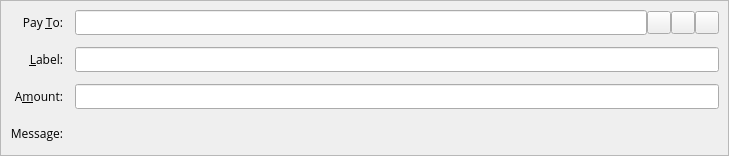
<?xml version="1.0" encoding="UTF-8"?>
<ui version="4.0">
 <class>SendCoinsEntry</class>
 <widget class="QStackedWidget" name="SendCoinsEntry">
  <property name="geometry">
   <rect>
    <x>0</x>
    <y>0</y>
    <width>729</width>
    <height>156</height>
   </rect>
  </property>
  <property name="focusPolicy">
   <enum>Qt::TabFocus</enum>
  </property>
  <property name="autoFillBackground">
   <bool>false</bool>
  </property>
  <widget class="QFrame" name="SendCoins">
   <property name="toolTip">
    <string>This is a normal payment.</string>
   </property>
   <property name="frameShape">
    <enum>QFrame::StyledPanel</enum>
   </property>
   <property name="frameShadow">
    <enum>QFrame::Sunken</enum>
   </property>
   <layout class="QGridLayout" name="gridLayout">
    <property name="spacing">
     <number>12</number>
    </property>
    <item row="0" column="0">
     <widget class="QLabel" name="payToLabel">
      <property name="font">
       <font>
        <family>Open Sans</family>
       </font>
      </property>
      <property name="text">
       <string>Pay &amp;To:</string>
      </property>
      <property name="alignment">
       <set>Qt::AlignRight|Qt::AlignTrailing|Qt::AlignVCenter</set>
      </property>
      <property name="buddy">
       <cstring>payTo</cstring>
      </property>
     </widget>
    </item>
    <item row="0" column="1">
     <layout class="QHBoxLayout" name="payToLayout">
      <property name="spacing">
       <number>0</number>
      </property>
      <item>
       <widget class="QValidatedLineEdit" name="payTo">
        <property name="font">
         <font>
          <family>Open Sans</family>
         </font>
        </property>
        <property name="toolTip">
         <string>The CANNABITS address to send the payment to</string>
        </property>
       </widget>
      </item>
      <item>
       <widget class="QToolButton" name="addressBookButton">
        <property name="font">
         <font>
          <family>Open Sans</family>
         </font>
        </property>
        <property name="toolTip">
         <string>Choose previously used address</string>
        </property>
        <property name="text">
         <string/>
        </property>
        <property name="icon">
         <iconset resource="../cannabits.qrc">
          <normaloff>:/icons/address-book</normaloff>:/icons/address-book</iconset>
        </property>
        <property name="shortcut">
         <string>Alt+A</string>
        </property>
       </widget>
      </item>
      <item>
       <widget class="QToolButton" name="pasteButton">
        <property name="font">
         <font>
          <family>Open Sans</family>
         </font>
        </property>
        <property name="toolTip">
         <string>Paste address from clipboard</string>
        </property>
        <property name="text">
         <string/>
        </property>
        <property name="icon">
         <iconset resource="../cannabits.qrc">
          <normaloff>:/icons/editpaste</normaloff>:/icons/editpaste</iconset>
        </property>
        <property name="shortcut">
         <string>Alt+P</string>
        </property>
       </widget>
      </item>
      <item>
       <widget class="QToolButton" name="deleteButton">
        <property name="font">
         <font>
          <family>Open Sans</family>
         </font>
        </property>
        <property name="toolTip">
         <string>Remove this entry</string>
        </property>
        <property name="text">
         <string/>
        </property>
        <property name="icon">
         <iconset resource="../cannabits.qrc">
          <normaloff>:/icons/remove</normaloff>:/icons/remove</iconset>
        </property>
       </widget>
      </item>
     </layout>
    </item>
    <item row="1" column="0">
     <widget class="QLabel" name="labelLabel">
      <property name="font">
       <font>
        <family>Open Sans</family>
       </font>
      </property>
      <property name="text">
       <string>&amp;Label:</string>
      </property>
      <property name="alignment">
       <set>Qt::AlignRight|Qt::AlignTrailing|Qt::AlignVCenter</set>
      </property>
      <property name="buddy">
       <cstring>addAsLabel</cstring>
      </property>
     </widget>
    </item>
    <item row="1" column="1">
     <widget class="QLineEdit" name="addAsLabel">
      <property name="font">
       <font>
        <family>Open Sans</family>
       </font>
      </property>
      <property name="toolTip">
       <string>Enter a label for this address to add it to the list of used addresses</string>
      </property>
     </widget>
    </item>
    <item row="2" column="0">
     <widget class="QLabel" name="amountLabel">
      <property name="font">
       <font>
        <family>Open Sans</family>
       </font>
      </property>
      <property name="text">
       <string>A&amp;mount:</string>
      </property>
      <property name="alignment">
       <set>Qt::AlignRight|Qt::AlignTrailing|Qt::AlignVCenter</set>
      </property>
      <property name="buddy">
       <cstring>payAmount</cstring>
      </property>
     </widget>
    </item>
    <item row="2" column="1">
     <widget class="BitcoinAmountField" name="payAmount">
      <property name="font">
       <font>
        <family>Open Sans</family>
       </font>
      </property>
     </widget>
    </item>
    <item row="3" column="0">
     <widget class="QLabel" name="messageLabel">
      <property name="font">
       <font>
        <family>Open Sans</family>
       </font>
      </property>
      <property name="text">
       <string>Message:</string>
      </property>
      <property name="alignment">
       <set>Qt::AlignRight|Qt::AlignTrailing|Qt::AlignVCenter</set>
      </property>
     </widget>
    </item>
    <item row="3" column="1">
     <widget class="QLabel" name="messageTextLabel">
      <property name="font">
       <font>
        <family>Open Sans</family>
       </font>
      </property>
      <property name="toolTip">
       <string>A message that was attached to the CANNABITS: URI which will be stored with the transaction for your reference. Note: This message will not be sent over the CANNABITS network.</string>
      </property>
      <property name="textFormat">
       <enum>Qt::PlainText</enum>
      </property>
     </widget>
    </item>
   </layout>
  </widget>
  <widget class="QFrame" name="SendCoins_InsecurePaymentRequest">
   <property name="palette">
    <palette>
     <active>
      <colorrole role="WindowText">
       <brush brushstyle="SolidPattern">
        <color alpha="255">
         <red>0</red>
         <green>0</green>
         <blue>0</blue>
        </color>
       </brush>
      </colorrole>
      <colorrole role="Button">
       <brush brushstyle="SolidPattern">
        <color alpha="255">
         <red>255</red>
         <green>255</green>
         <blue>127</blue>
        </color>
       </brush>
      </colorrole>
      <colorrole role="Light">
       <brush brushstyle="SolidPattern">
        <color alpha="255">
         <red>255</red>
         <green>255</green>
         <blue>255</blue>
        </color>
       </brush>
      </colorrole>
      <colorrole role="Midlight">
       <brush brushstyle="SolidPattern">
        <color alpha="255">
         <red>255</red>
         <green>255</green>
         <blue>191</blue>
        </color>
       </brush>
      </colorrole>
      <colorrole role="Dark">
       <brush brushstyle="SolidPattern">
        <color alpha="255">
         <red>127</red>
         <green>127</green>
         <blue>63</blue>
        </color>
       </brush>
      </colorrole>
      <colorrole role="Mid">
       <brush brushstyle="SolidPattern">
        <color alpha="255">
         <red>170</red>
         <green>170</green>
         <blue>84</blue>
        </color>
       </brush>
      </colorrole>
      <colorrole role="Text">
       <brush brushstyle="SolidPattern">
        <color alpha="255">
         <red>0</red>
         <green>0</green>
         <blue>0</blue>
        </color>
       </brush>
      </colorrole>
      <colorrole role="BrightText">
       <brush brushstyle="SolidPattern">
        <color alpha="255">
         <red>255</red>
         <green>255</green>
         <blue>255</blue>
        </color>
       </brush>
      </colorrole>
      <colorrole role="ButtonText">
       <brush brushstyle="SolidPattern">
        <color alpha="255">
         <red>0</red>
         <green>0</green>
         <blue>0</blue>
        </color>
       </brush>
      </colorrole>
      <colorrole role="Base">
       <brush brushstyle="SolidPattern">
        <color alpha="255">
         <red>255</red>
         <green>255</green>
         <blue>255</blue>
        </color>
       </brush>
      </colorrole>
      <colorrole role="Window">
       <brush brushstyle="SolidPattern">
        <color alpha="255">
         <red>255</red>
         <green>255</green>
         <blue>127</blue>
        </color>
       </brush>
      </colorrole>
      <colorrole role="Shadow">
       <brush brushstyle="SolidPattern">
        <color alpha="255">
         <red>0</red>
         <green>0</green>
         <blue>0</blue>
        </color>
       </brush>
      </colorrole>
      <colorrole role="AlternateBase">
       <brush brushstyle="SolidPattern">
        <color alpha="255">
         <red>255</red>
         <green>255</green>
         <blue>191</blue>
        </color>
       </brush>
      </colorrole>
      <colorrole role="ToolTipBase">
       <brush brushstyle="SolidPattern">
        <color alpha="255">
         <red>255</red>
         <green>255</green>
         <blue>220</blue>
        </color>
       </brush>
      </colorrole>
      <colorrole role="ToolTipText">
       <brush brushstyle="SolidPattern">
        <color alpha="255">
         <red>0</red>
         <green>0</green>
         <blue>0</blue>
        </color>
       </brush>
      </colorrole>
     </active>
     <inactive>
      <colorrole role="WindowText">
       <brush brushstyle="SolidPattern">
        <color alpha="255">
         <red>0</red>
         <green>0</green>
         <blue>0</blue>
        </color>
       </brush>
      </colorrole>
      <colorrole role="Button">
       <brush brushstyle="SolidPattern">
        <color alpha="255">
         <red>255</red>
         <green>255</green>
         <blue>127</blue>
        </color>
       </brush>
      </colorrole>
      <colorrole role="Light">
       <brush brushstyle="SolidPattern">
        <color alpha="255">
         <red>255</red>
         <green>255</green>
         <blue>255</blue>
        </color>
       </brush>
      </colorrole>
      <colorrole role="Midlight">
       <brush brushstyle="SolidPattern">
        <color alpha="255">
         <red>255</red>
         <green>255</green>
         <blue>191</blue>
        </color>
       </brush>
      </colorrole>
      <colorrole role="Dark">
       <brush brushstyle="SolidPattern">
        <color alpha="255">
         <red>127</red>
         <green>127</green>
         <blue>63</blue>
        </color>
       </brush>
      </colorrole>
      <colorrole role="Mid">
       <brush brushstyle="SolidPattern">
        <color alpha="255">
         <red>170</red>
         <green>170</green>
         <blue>84</blue>
        </color>
       </brush>
      </colorrole>
      <colorrole role="Text">
       <brush brushstyle="SolidPattern">
        <color alpha="255">
         <red>0</red>
         <green>0</green>
         <blue>0</blue>
        </color>
       </brush>
      </colorrole>
      <colorrole role="BrightText">
       <brush brushstyle="SolidPattern">
        <color alpha="255">
         <red>255</red>
         <green>255</green>
         <blue>255</blue>
        </color>
       </brush>
      </colorrole>
      <colorrole role="ButtonText">
       <brush brushstyle="SolidPattern">
        <color alpha="255">
         <red>0</red>
         <green>0</green>
         <blue>0</blue>
        </color>
       </brush>
      </colorrole>
      <colorrole role="Base">
       <brush brushstyle="SolidPattern">
        <color alpha="255">
         <red>255</red>
         <green>255</green>
         <blue>255</blue>
        </color>
       </brush>
      </colorrole>
      <colorrole role="Window">
       <brush brushstyle="SolidPattern">
        <color alpha="255">
         <red>255</red>
         <green>255</green>
         <blue>127</blue>
        </color>
       </brush>
      </colorrole>
      <colorrole role="Shadow">
       <brush brushstyle="SolidPattern">
        <color alpha="255">
         <red>0</red>
         <green>0</green>
         <blue>0</blue>
        </color>
       </brush>
      </colorrole>
      <colorrole role="AlternateBase">
       <brush brushstyle="SolidPattern">
        <color alpha="255">
         <red>255</red>
         <green>255</green>
         <blue>191</blue>
        </color>
       </brush>
      </colorrole>
      <colorrole role="ToolTipBase">
       <brush brushstyle="SolidPattern">
        <color alpha="255">
         <red>255</red>
         <green>255</green>
         <blue>220</blue>
        </color>
       </brush>
      </colorrole>
      <colorrole role="ToolTipText">
       <brush brushstyle="SolidPattern">
        <color alpha="255">
         <red>0</red>
         <green>0</green>
         <blue>0</blue>
        </color>
       </brush>
      </colorrole>
     </inactive>
     <disabled>
      <colorrole role="WindowText">
       <brush brushstyle="SolidPattern">
        <color alpha="255">
         <red>127</red>
         <green>127</green>
         <blue>63</blue>
        </color>
       </brush>
      </colorrole>
      <colorrole role="Button">
       <brush brushstyle="SolidPattern">
        <color alpha="255">
         <red>255</red>
         <green>255</green>
         <blue>127</blue>
        </color>
       </brush>
      </colorrole>
      <colorrole role="Light">
       <brush brushstyle="SolidPattern">
        <color alpha="255">
         <red>255</red>
         <green>255</green>
         <blue>255</blue>
        </color>
       </brush>
      </colorrole>
      <colorrole role="Midlight">
       <brush brushstyle="SolidPattern">
        <color alpha="255">
         <red>255</red>
         <green>255</green>
         <blue>191</blue>
        </color>
       </brush>
      </colorrole>
      <colorrole role="Dark">
       <brush brushstyle="SolidPattern">
        <color alpha="255">
         <red>127</red>
         <green>127</green>
         <blue>63</blue>
        </color>
       </brush>
      </colorrole>
      <colorrole role="Mid">
       <brush brushstyle="SolidPattern">
        <color alpha="255">
         <red>170</red>
         <green>170</green>
         <blue>84</blue>
        </color>
       </brush>
      </colorrole>
      <colorrole role="Text">
       <brush brushstyle="SolidPattern">
        <color alpha="255">
         <red>127</red>
         <green>127</green>
         <blue>63</blue>
        </color>
       </brush>
      </colorrole>
      <colorrole role="BrightText">
       <brush brushstyle="SolidPattern">
        <color alpha="255">
         <red>255</red>
         <green>255</green>
         <blue>255</blue>
        </color>
       </brush>
      </colorrole>
      <colorrole role="ButtonText">
       <brush brushstyle="SolidPattern">
        <color alpha="255">
         <red>127</red>
         <green>127</green>
         <blue>63</blue>
        </color>
       </brush>
      </colorrole>
      <colorrole role="Base">
       <brush brushstyle="SolidPattern">
        <color alpha="255">
         <red>255</red>
         <green>255</green>
         <blue>127</blue>
        </color>
       </brush>
      </colorrole>
      <colorrole role="Window">
       <brush brushstyle="SolidPattern">
        <color alpha="255">
         <red>255</red>
         <green>255</green>
         <blue>127</blue>
        </color>
       </brush>
      </colorrole>
      <colorrole role="Shadow">
       <brush brushstyle="SolidPattern">
        <color alpha="255">
         <red>0</red>
         <green>0</green>
         <blue>0</blue>
        </color>
       </brush>
      </colorrole>
      <colorrole role="AlternateBase">
       <brush brushstyle="SolidPattern">
        <color alpha="255">
         <red>255</red>
         <green>255</green>
         <blue>127</blue>
        </color>
       </brush>
      </colorrole>
      <colorrole role="ToolTipBase">
       <brush brushstyle="SolidPattern">
        <color alpha="255">
         <red>255</red>
         <green>255</green>
         <blue>220</blue>
        </color>
       </brush>
      </colorrole>
      <colorrole role="ToolTipText">
       <brush brushstyle="SolidPattern">
        <color alpha="255">
         <red>0</red>
         <green>0</green>
         <blue>0</blue>
        </color>
       </brush>
      </colorrole>
     </disabled>
    </palette>
   </property>
   <property name="toolTip">
    <string>This is an unverified payment request.</string>
   </property>
   <property name="autoFillBackground">
    <bool>true</bool>
   </property>
   <property name="frameShape">
    <enum>QFrame::StyledPanel</enum>
   </property>
   <property name="frameShadow">
    <enum>QFrame::Sunken</enum>
   </property>
   <layout class="QGridLayout" name="gridLayout_is">
    <property name="spacing">
     <number>12</number>
    </property>
    <item row="0" column="0">
     <widget class="QLabel" name="payToLabel_is">
      <property name="text">
       <string>Pay To:</string>
      </property>
      <property name="alignment">
       <set>Qt::AlignRight|Qt::AlignTrailing|Qt::AlignVCenter</set>
      </property>
     </widget>
    </item>
    <item row="0" column="1">
     <layout class="QHBoxLayout" name="payToLayout_is">
      <property name="spacing">
       <number>0</number>
      </property>
      <item>
       <widget class="QLabel" name="payTo_is"/>
      </item>
      <item>
       <widget class="QToolButton" name="deleteButton_is">
        <property name="toolTip">
         <string>Remove this entry</string>
        </property>
        <property name="text">
         <string/>
        </property>
        <property name="icon">
         <iconset resource="../cannabits.qrc">
          <normaloff>:/icons/remove</normaloff>:/icons/remove</iconset>
        </property>
       </widget>
      </item>
     </layout>
    </item>
    <item row="1" column="0">
     <widget class="QLabel" name="memoLabel_is">
      <property name="text">
       <string>Memo:</string>
      </property>
      <property name="alignment">
       <set>Qt::AlignRight|Qt::AlignTrailing|Qt::AlignVCenter</set>
      </property>
     </widget>
    </item>
    <item row="1" column="1">
     <widget class="QLabel" name="memoTextLabel_is">
      <property name="textFormat">
       <enum>Qt::PlainText</enum>
      </property>
     </widget>
    </item>
    <item row="2" column="0">
     <widget class="QLabel" name="amountLabel_is">
      <property name="text">
       <string>A&amp;mount:</string>
      </property>
      <property name="alignment">
       <set>Qt::AlignRight|Qt::AlignTrailing|Qt::AlignVCenter</set>
      </property>
      <property name="buddy">
       <cstring>payAmount_is</cstring>
      </property>
     </widget>
    </item>
    <item row="2" column="1">
     <widget class="BitcoinAmountField" name="payAmount_is">
      <property name="acceptDrops">
       <bool>false</bool>
      </property>
     </widget>
    </item>
   </layout>
  </widget>
  <widget class="QFrame" name="SendCoins_SecurePaymentRequest">
   <property name="palette">
    <palette>
     <active>
      <colorrole role="WindowText">
       <brush brushstyle="SolidPattern">
        <color alpha="255">
         <red>0</red>
         <green>0</green>
         <blue>0</blue>
        </color>
       </brush>
      </colorrole>
      <colorrole role="Button">
       <brush brushstyle="SolidPattern">
        <color alpha="255">
         <red>140</red>
         <green>232</green>
         <blue>119</blue>
        </color>
       </brush>
      </colorrole>
      <colorrole role="Light">
       <brush brushstyle="SolidPattern">
        <color alpha="255">
         <red>230</red>
         <green>255</green>
         <blue>224</blue>
        </color>
       </brush>
      </colorrole>
      <colorrole role="Midlight">
       <brush brushstyle="SolidPattern">
        <color alpha="255">
         <red>185</red>
         <green>243</green>
         <blue>171</blue>
        </color>
       </brush>
      </colorrole>
      <colorrole role="Dark">
       <brush brushstyle="SolidPattern">
        <color alpha="255">
         <red>70</red>
         <green>116</green>
         <blue>59</blue>
        </color>
       </brush>
      </colorrole>
      <colorrole role="Mid">
       <brush brushstyle="SolidPattern">
        <color alpha="255">
         <red>93</red>
         <green>155</green>
         <blue>79</blue>
        </color>
       </brush>
      </colorrole>
      <colorrole role="Text">
       <brush brushstyle="SolidPattern">
        <color alpha="255">
         <red>0</red>
         <green>0</green>
         <blue>0</blue>
        </color>
       </brush>
      </colorrole>
      <colorrole role="BrightText">
       <brush brushstyle="SolidPattern">
        <color alpha="255">
         <red>155</red>
         <green>255</green>
         <blue>147</blue>
        </color>
       </brush>
      </colorrole>
      <colorrole role="ButtonText">
       <brush brushstyle="SolidPattern">
        <color alpha="255">
         <red>0</red>
         <green>0</green>
         <blue>0</blue>
        </color>
       </brush>
      </colorrole>
      <colorrole role="Base">
       <brush brushstyle="SolidPattern">
        <color alpha="255">
         <red>119</red>
         <green>255</green>
         <blue>233</blue>
        </color>
       </brush>
      </colorrole>
      <colorrole role="Window">
       <brush brushstyle="SolidPattern">
        <color alpha="255">
         <red>140</red>
         <green>232</green>
         <blue>119</blue>
        </color>
       </brush>
      </colorrole>
      <colorrole role="Shadow">
       <brush brushstyle="SolidPattern">
        <color alpha="255">
         <red>0</red>
         <green>0</green>
         <blue>0</blue>
        </color>
       </brush>
      </colorrole>
      <colorrole role="AlternateBase">
       <brush brushstyle="SolidPattern">
        <color alpha="255">
         <red>197</red>
         <green>243</green>
         <blue>187</blue>
        </color>
       </brush>
      </colorrole>
      <colorrole role="NoRole">
       <brush brushstyle="SolidPattern">
        <color alpha="255">
         <red>125</red>
         <green>194</green>
         <blue>122</blue>
        </color>
       </brush>
      </colorrole>
      <colorrole role="ToolTipBase">
       <brush brushstyle="SolidPattern">
        <color alpha="255">
         <red>255</red>
         <green>255</green>
         <blue>220</blue>
        </color>
       </brush>
      </colorrole>
      <colorrole role="ToolTipText">
       <brush brushstyle="SolidPattern">
        <color alpha="255">
         <red>0</red>
         <green>0</green>
         <blue>0</blue>
        </color>
       </brush>
      </colorrole>
     </active>
     <inactive>
      <colorrole role="WindowText">
       <brush brushstyle="SolidPattern">
        <color alpha="255">
         <red>0</red>
         <green>0</green>
         <blue>0</blue>
        </color>
       </brush>
      </colorrole>
      <colorrole role="Button">
       <brush brushstyle="SolidPattern">
        <color alpha="255">
         <red>140</red>
         <green>232</green>
         <blue>119</blue>
        </color>
       </brush>
      </colorrole>
      <colorrole role="Light">
       <brush brushstyle="SolidPattern">
        <color alpha="255">
         <red>230</red>
         <green>255</green>
         <blue>224</blue>
        </color>
       </brush>
      </colorrole>
      <colorrole role="Midlight">
       <brush brushstyle="SolidPattern">
        <color alpha="255">
         <red>185</red>
         <green>243</green>
         <blue>171</blue>
        </color>
       </brush>
      </colorrole>
      <colorrole role="Dark">
       <brush brushstyle="SolidPattern">
        <color alpha="255">
         <red>70</red>
         <green>116</green>
         <blue>59</blue>
        </color>
       </brush>
      </colorrole>
      <colorrole role="Mid">
       <brush brushstyle="SolidPattern">
        <color alpha="255">
         <red>93</red>
         <green>155</green>
         <blue>79</blue>
        </color>
       </brush>
      </colorrole>
      <colorrole role="Text">
       <brush brushstyle="SolidPattern">
        <color alpha="255">
         <red>0</red>
         <green>0</green>
         <blue>0</blue>
        </color>
       </brush>
      </colorrole>
      <colorrole role="BrightText">
       <brush brushstyle="SolidPattern">
        <color alpha="255">
         <red>155</red>
         <green>255</green>
         <blue>147</blue>
        </color>
       </brush>
      </colorrole>
      <colorrole role="ButtonText">
       <brush brushstyle="SolidPattern">
        <color alpha="255">
         <red>0</red>
         <green>0</green>
         <blue>0</blue>
        </color>
       </brush>
      </colorrole>
      <colorrole role="Base">
       <brush brushstyle="SolidPattern">
        <color alpha="255">
         <red>119</red>
         <green>255</green>
         <blue>233</blue>
        </color>
       </brush>
      </colorrole>
      <colorrole role="Window">
       <brush brushstyle="SolidPattern">
        <color alpha="255">
         <red>140</red>
         <green>232</green>
         <blue>119</blue>
        </color>
       </brush>
      </colorrole>
      <colorrole role="Shadow">
       <brush brushstyle="SolidPattern">
        <color alpha="255">
         <red>0</red>
         <green>0</green>
         <blue>0</blue>
        </color>
       </brush>
      </colorrole>
      <colorrole role="AlternateBase">
       <brush brushstyle="SolidPattern">
        <color alpha="255">
         <red>197</red>
         <green>243</green>
         <blue>187</blue>
        </color>
       </brush>
      </colorrole>
      <colorrole role="NoRole">
       <brush brushstyle="SolidPattern">
        <color alpha="255">
         <red>125</red>
         <green>194</green>
         <blue>122</blue>
        </color>
       </brush>
      </colorrole>
      <colorrole role="ToolTipBase">
       <brush brushstyle="SolidPattern">
        <color alpha="255">
         <red>255</red>
         <green>255</green>
         <blue>220</blue>
        </color>
       </brush>
      </colorrole>
      <colorrole role="ToolTipText">
       <brush brushstyle="SolidPattern">
        <color alpha="255">
         <red>0</red>
         <green>0</green>
         <blue>0</blue>
        </color>
       </brush>
      </colorrole>
     </inactive>
     <disabled>
      <colorrole role="WindowText">
       <brush brushstyle="SolidPattern">
        <color alpha="255">
         <red>70</red>
         <green>116</green>
         <blue>59</blue>
        </color>
       </brush>
      </colorrole>
      <colorrole role="Button">
       <brush brushstyle="SolidPattern">
        <color alpha="255">
         <red>140</red>
         <green>232</green>
         <blue>119</blue>
        </color>
       </brush>
      </colorrole>
      <colorrole role="Light">
       <brush brushstyle="SolidPattern">
        <color alpha="255">
         <red>230</red>
         <green>255</green>
         <blue>224</blue>
        </color>
       </brush>
      </colorrole>
      <colorrole role="Midlight">
       <brush brushstyle="SolidPattern">
        <color alpha="255">
         <red>185</red>
         <green>243</green>
         <blue>171</blue>
        </color>
       </brush>
      </colorrole>
      <colorrole role="Dark">
       <brush brushstyle="SolidPattern">
        <color alpha="255">
         <red>70</red>
         <green>116</green>
         <blue>59</blue>
        </color>
       </brush>
      </colorrole>
      <colorrole role="Mid">
       <brush brushstyle="SolidPattern">
        <color alpha="255">
         <red>93</red>
         <green>155</green>
         <blue>79</blue>
        </color>
       </brush>
      </colorrole>
      <colorrole role="Text">
       <brush brushstyle="SolidPattern">
        <color alpha="255">
         <red>70</red>
         <green>116</green>
         <blue>59</blue>
        </color>
       </brush>
      </colorrole>
      <colorrole role="BrightText">
       <brush brushstyle="SolidPattern">
        <color alpha="255">
         <red>155</red>
         <green>255</green>
         <blue>147</blue>
        </color>
       </brush>
      </colorrole>
      <colorrole role="ButtonText">
       <brush brushstyle="SolidPattern">
        <color alpha="255">
         <red>70</red>
         <green>116</green>
         <blue>59</blue>
        </color>
       </brush>
      </colorrole>
      <colorrole role="Base">
       <brush brushstyle="SolidPattern">
        <color alpha="255">
         <red>140</red>
         <green>232</green>
         <blue>119</blue>
        </color>
       </brush>
      </colorrole>
      <colorrole role="Window">
       <brush brushstyle="SolidPattern">
        <color alpha="255">
         <red>140</red>
         <green>232</green>
         <blue>119</blue>
        </color>
       </brush>
      </colorrole>
      <colorrole role="Shadow">
       <brush brushstyle="SolidPattern">
        <color alpha="255">
         <red>0</red>
         <green>0</green>
         <blue>0</blue>
        </color>
       </brush>
      </colorrole>
      <colorrole role="AlternateBase">
       <brush brushstyle="SolidPattern">
        <color alpha="255">
         <red>140</red>
         <green>232</green>
         <blue>119</blue>
        </color>
       </brush>
      </colorrole>
      <colorrole role="NoRole">
       <brush brushstyle="SolidPattern">
        <color alpha="255">
         <red>125</red>
         <green>194</green>
         <blue>122</blue>
        </color>
       </brush>
      </colorrole>
      <colorrole role="ToolTipBase">
       <brush brushstyle="SolidPattern">
        <color alpha="255">
         <red>255</red>
         <green>255</green>
         <blue>220</blue>
        </color>
       </brush>
      </colorrole>
      <colorrole role="ToolTipText">
       <brush brushstyle="SolidPattern">
        <color alpha="255">
         <red>0</red>
         <green>0</green>
         <blue>0</blue>
        </color>
       </brush>
      </colorrole>
     </disabled>
    </palette>
   </property>
   <property name="toolTip">
    <string>This is a verified payment request.</string>
   </property>
   <property name="autoFillBackground">
    <bool>true</bool>
   </property>
   <property name="frameShape">
    <enum>QFrame::StyledPanel</enum>
   </property>
   <property name="frameShadow">
    <enum>QFrame::Sunken</enum>
   </property>
   <layout class="QGridLayout" name="gridLayout_s">
    <property name="spacing">
     <number>12</number>
    </property>
    <item row="0" column="0">
     <widget class="QLabel" name="payToLabel_s">
      <property name="text">
       <string>Pay To:</string>
      </property>
      <property name="alignment">
       <set>Qt::AlignRight|Qt::AlignTrailing|Qt::AlignVCenter</set>
      </property>
     </widget>
    </item>
    <item row="0" column="1">
     <layout class="QHBoxLayout" name="payToLayout_s">
      <property name="spacing">
       <number>0</number>
      </property>
      <item>
       <widget class="QLabel" name="payTo_s">
        <property name="textFormat">
         <enum>Qt::PlainText</enum>
        </property>
       </widget>
      </item>
      <item>
       <widget class="QToolButton" name="deleteButton_s">
        <property name="toolTip">
         <string>Remove this entry</string>
        </property>
        <property name="text">
         <string/>
        </property>
        <property name="icon">
         <iconset resource="../cannabits.qrc">
          <normaloff>:/icons/remove</normaloff>:/icons/remove</iconset>
        </property>
       </widget>
      </item>
     </layout>
    </item>
    <item row="1" column="0">
     <widget class="QLabel" name="memoLabel_s">
      <property name="text">
       <string>Memo:</string>
      </property>
      <property name="alignment">
       <set>Qt::AlignRight|Qt::AlignTrailing|Qt::AlignVCenter</set>
      </property>
     </widget>
    </item>
    <item row="1" column="1">
     <widget class="QLabel" name="memoTextLabel_s">
      <property name="textFormat">
       <enum>Qt::PlainText</enum>
      </property>
     </widget>
    </item>
    <item row="2" column="0">
     <widget class="QLabel" name="amountLabel_s">
      <property name="text">
       <string>A&amp;mount:</string>
      </property>
      <property name="alignment">
       <set>Qt::AlignRight|Qt::AlignTrailing|Qt::AlignVCenter</set>
      </property>
      <property name="buddy">
       <cstring>payAmount_s</cstring>
      </property>
     </widget>
    </item>
    <item row="2" column="1">
     <widget class="BitcoinAmountField" name="payAmount_s">
      <property name="acceptDrops">
       <bool>false</bool>
      </property>
     </widget>
    </item>
   </layout>
  </widget>
 </widget>
 <customwidgets>
  <customwidget>
   <class>QValidatedLineEdit</class>
   <extends>QLineEdit</extends>
   <header>qvalidatedlineedit.h</header>
  </customwidget>
  <customwidget>
   <class>BitcoinAmountField</class>
   <extends>QLineEdit</extends>
   <header>bitcoinamountfield.h</header>
   <container>1</container>
  </customwidget>
 </customwidgets>
 <tabstops>
  <tabstop>payTo</tabstop>
  <tabstop>addressBookButton</tabstop>
  <tabstop>pasteButton</tabstop>
  <tabstop>deleteButton</tabstop>
  <tabstop>addAsLabel</tabstop>
  <tabstop>payAmount</tabstop>
  <tabstop>payAmount_is</tabstop>
  <tabstop>deleteButton_is</tabstop>
  <tabstop>payAmount_s</tabstop>
  <tabstop>deleteButton_s</tabstop>
 </tabstops>
 <resources>
  <include location="../cannabits.qrc"/>
 </resources>
 <connections/>
</ui>
